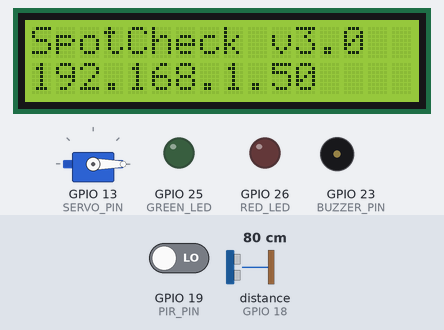
The sketch below on a simulated ESP32. Shown: servo, 16×2 character LCD, output pins drawn as LEDs (lit = HIGH), buzzer (waves = sounding, pin HIGH). The test bench sets the inputs (shaded band); at power-on: GPIO 19 (PIR_PIN) LOW, distance to the obstacle (sensor on GPIO 18) 80 cm. The echo pulse lasts 58.3 µs per cm; WiFi joins after 1.5 s; servers stay silent unless stated; the local clock reads 2024-03-15 10:24:30 at power-on unless the sketch sets it; pins used as bus, display or sensor lines are not drawn; what the sketch prints to the serial monitor is not drawn.

Above: at 1.7 s.
At 31.7 s:
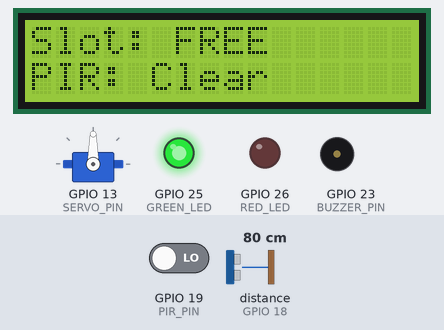
Timing chart, 0 to 33.2 s (numbered marks = the images above):
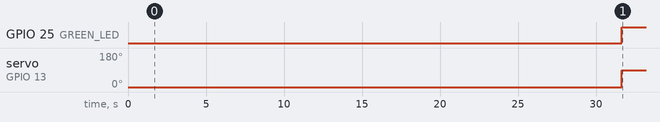

Measured:
- by itself, GPIO 25 (GREEN_LED): LOW → HIGH at 31.6 s
- by itself, servo on GPIO 13 (SERVO_PIN): 0° → 90° at 31.7 s
- what the display in image 0 shows lasts 30.1 s, from 1.6 s to 31.7 s

The sketch:

spotcheck.ino
```cpp
#include <ESP32Servo.h>
#include <LiquidCrystal_I2C.h>
#include <WiFi.h>
#include <WebServer.h>
#include <time.h>

#define TRIG_PIN 5
#define ECHO_PIN 18
#define PIR_PIN 19
#define SERVO_PIN 13
#define GREEN_LED 25
#define RED_LED 26
#define BUZZER_PIN 23

const char* ssid = "NAWAZ";
const char* password = "Ansha@22";

#define CLOSED_HOUR_START 22
#define CLOSED_HOUR_END 6

Servo barrier;
LiquidCrystal_I2C lcd(0x27, 16, 2);
WebServer server(80);

// State
bool slotOccupied = false;
bool intruderAlert = false;
String lastEvent = "None";
String lastEventTime = "--:--:--";
int entryCount = 0;
int intrusionCount = 0;
std::vector<String> eventLog;

long readDistance() {
  digitalWrite(TRIG_PIN, LOW);
  delayMicroseconds(2);
  digitalWrite(TRIG_PIN, HIGH);
  delayMicroseconds(10);
  digitalWrite(TRIG_PIN, LOW);
  long duration = pulseIn(ECHO_PIN, HIGH, 30000);
  return duration * 0.034 / 2;
}

bool isClosedHours() {
  struct tm timeinfo;
  if (!getLocalTime(&timeinfo)) return false;
  int hour = timeinfo.tm_hour;
  return (hour >= CLOSED_HOUR_START || hour < CLOSED_HOUR_END);
}

String getTimestamp() {
  struct tm timeinfo;
  if (!getLocalTime(&timeinfo)) return "N/A";
  char buf[20];
  strftime(buf, sizeof(buf), "%H:%M:%S", &timeinfo);
  return String(buf);
}

void logEvent(String event) {
  String ts = getTimestamp();
  String entry = "[" + ts + "] " + event;
  Serial.println(entry);
  eventLog.push_back(entry);
  if (eventLog.size() > 20) eventLog.erase(eventLog.begin());
  lastEvent = event;
  lastEventTime = ts;
}

void handleRoot() {
  String html = R"(
<!DOCTYPE html>
<html>
<head>
  <meta charset='UTF-8'>
  <meta name='viewport' content='width=device-width, initial-scale=1'>
  <meta http-equiv='refresh' content='2'>
  <title>SpotCheck Dashboard</title>
  <style>
    * { box-sizing: border-box; margin: 0; padding: 0; }
    body { font-family: 'Segoe UI', sans-serif; background: #0f172a; color: #e2e8f0; min-height: 100vh; padding: 20px; }
    h1 { text-align: center; font-size: 1.5em; margin-bottom: 20px; color: #38bdf8; letter-spacing: 2px; }
    .grid { display: grid; grid-template-columns: 1fr 1fr; gap: 15px; max-width: 600px; margin: 0 auto; }
    .card { background: #1e293b; border-radius: 12px; padding: 20px; text-align: center; }
    .card h2 { font-size: 0.8em; color: #94a3b8; text-transform: uppercase; letter-spacing: 1px; margin-bottom: 10px; }
    .status { font-size: 1.4em; font-weight: bold; }
    .occupied { color: #f87171; }
    .free { color: #4ade80; }
    .alert { color: #fb923c; }
    .safe { color: #4ade80; }
    .count { font-size: 2em; font-weight: bold; color: #38bdf8; }
    .log { grid-column: 1 / -1; text-align: left; }
    .log-entry { font-size: 0.8em; color: #94a3b8; padding: 4px 0; border-bottom: 1px solid #334155; }
    .footer { text-align: center; margin-top: 20px; font-size: 0.7em; color: #475569; }
  </style>
</head>
<body>
  <h1>SpotCheck</h1>
  <div class='grid'>
    <div class='card'>
      <h2>Slot Status</h2>
      <div class='status )" + String(slotOccupied ? "occupied'>OCCUPIED" : "free'>FREE") + R"(</div>
    </div>
    <div class='card'>
      <h2>Intrusion</h2>
      <div class='status )" + String(intruderAlert ? "alert'>ALERT 🚨" : "safe'>Clear ✅") + R"(</div>
    </div>
    <div class='card'>
      <h2>Total Entries</h2>
      <div class='count'>)" + String(entryCount) + R"(</div>
    </div>
    <div class='card'>
      <h2>Intrusions</h2>
      <div class='count'>)" + String(intrusionCount) + R"(</div>
    </div>
    <div class='card log'>
      <h2>Event Log</h2>)";

  for (int i = eventLog.size() - 1; i >= 0; i--) {
    html += "<div class='log-entry'>" + eventLog[i] + "</div>";
  }

  html += R"(
    </div>
  </div>
  <div class='footer'>Auto-refreshes every 2 seconds · SpotCheck v3.0</div>
</body>
</html>)";

  server.send(200, "text/html", html);
}

void setup() {
  Serial.begin(115200);
  pinMode(TRIG_PIN, OUTPUT);
  pinMode(ECHO_PIN, INPUT);
  pinMode(PIR_PIN, INPUT);
  pinMode(GREEN_LED, OUTPUT);
  pinMode(RED_LED, OUTPUT);
  pinMode(BUZZER_PIN, OUTPUT);

  barrier.attach(SERVO_PIN);
  barrier.write(0);

  lcd.init();
  lcd.backlight();
  lcd.setCursor(0, 0);
  lcd.print("Connecting WiFi ");
  lcd.setCursor(0, 1);
  lcd.print("Please wait...  ");

  WiFi.begin(ssid, password);
  while (WiFi.status() != WL_CONNECTED) {
    delay(500);
    Serial.print(".");
  }
  Serial.println("\nWiFi connected!");
  Serial.print("Dashboard: http://");
  Serial.println(WiFi.localIP());

  configTime(3 * 3600, 0, "pool.ntp.org");

  server.on("/", handleRoot);
  server.begin();

  lcd.clear();
  lcd.setCursor(0, 0);
  lcd.print("SpotCheck v3.0");
  lcd.setCursor(0, 1);
  lcd.print(WiFi.localIP().toString());

  Serial.println("Calibrating PIR, wait 30 seconds...");
  delay(30000);
  lcd.clear();
  logEvent("System started");
}

bool wasOccupied = false;
bool wasMotion = false;

void loop() {
  server.handleClient();

  long distance = readDistance();
  int motion = digitalRead(PIR_PIN);
  slotOccupied = distance < 15;
  bool closed = isClosedHours();

  if (slotOccupied && !wasOccupied) { logEvent("Vehicle ENTERED slot"); entryCount++; }
  if (!slotOccupied && wasOccupied) logEvent("Vehicle EXITED slot");
  wasOccupied = slotOccupied;

  barrier.write(slotOccupied ? 0 : 90);
  digitalWrite(GREEN_LED, !slotOccupied);
  digitalWrite(RED_LED, slotOccupied);

  lcd.setCursor(0, 0);
  lcd.print(slotOccupied ? "Slot: OCCUPIED  " : "Slot: FREE      ");
  lcd.setCursor(0, 1);

  if (motion && closed) {
    if (!wasMotion) { logEvent("INTRUSION DETECTED"); intrusionCount++; }
    intruderAlert = true;
    lcd.print("INTRUDER ALERT! ");
    digitalWrite(BUZZER_PIN, HIGH);
    delay(200);
    digitalWrite(BUZZER_PIN, LOW);
  } else {
    intruderAlert = false;
    lcd.print(closed ? "Closed Hours    " : "PIR: Clear      ");
    digitalWrite(BUZZER_PIN, LOW);
  }

  wasMotion = motion;
  delay(500);
}
```
